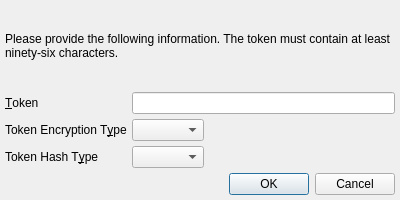
<?xml version="1.0" encoding="UTF-8"?>
<ui version="4.0">
 <class>adaptiveechoprompt</class>
 <widget class="QDialog" name="adaptiveechoprompt">
  <property name="geometry">
   <rect>
    <x>0</x>
    <y>0</y>
    <width>400</width>
    <height>200</height>
   </rect>
  </property>
  <property name="windowIcon">
   <iconset resource="../Icons/icons.qrc">
    <normaloff>:/Logo/spoton-button-32.png</normaloff>:/Logo/spoton-button-32.png</iconset>
  </property>
  <layout class="QVBoxLayout" name="verticalLayout">
   <property name="spacing">
    <number>5</number>
   </property>
   <property name="margin">
    <number>5</number>
   </property>
   <item>
    <widget class="QLabel" name="message">
     <property name="text">
      <string>Please provide the following information. The token must contain at least ninety-six characters.</string>
     </property>
     <property name="wordWrap">
      <bool>true</bool>
     </property>
    </widget>
   </item>
   <item>
    <layout class="QGridLayout" name="gridLayout">
     <property name="spacing">
      <number>5</number>
     </property>
     <item row="0" column="0">
      <widget class="QLabel" name="label">
       <property name="text">
        <string>&amp;Token</string>
       </property>
       <property name="buddy">
        <cstring>token</cstring>
       </property>
      </widget>
     </item>
     <item row="0" column="1">
      <widget class="QLineEdit" name="token"/>
     </item>
     <item row="1" column="0">
      <widget class="QLabel" name="label_2">
       <property name="text">
        <string>Token Encryption T&amp;ype</string>
       </property>
       <property name="buddy">
        <cstring>token_e_type</cstring>
       </property>
      </widget>
     </item>
     <item row="1" column="1">
      <layout class="QHBoxLayout" name="horizontalLayout">
       <item>
        <widget class="QComboBox" name="token_e_type"/>
       </item>
       <item>
        <spacer name="horizontalSpacer">
         <property name="orientation">
          <enum>Qt::Horizontal</enum>
         </property>
         <property name="sizeHint" stdset="0">
          <size>
           <width>40</width>
           <height>20</height>
          </size>
         </property>
        </spacer>
       </item>
      </layout>
     </item>
     <item row="2" column="0">
      <widget class="QLabel" name="label_3">
       <property name="text">
        <string>Token Hash T&amp;ype</string>
       </property>
       <property name="buddy">
        <cstring>token_h_type</cstring>
       </property>
      </widget>
     </item>
     <item row="2" column="1">
      <layout class="QHBoxLayout" name="horizontalLayout_2">
       <item>
        <widget class="QComboBox" name="token_h_type"/>
       </item>
       <item>
        <spacer name="horizontalSpacer_2">
         <property name="orientation">
          <enum>Qt::Horizontal</enum>
         </property>
         <property name="sizeHint" stdset="0">
          <size>
           <width>40</width>
           <height>20</height>
          </size>
         </property>
        </spacer>
       </item>
      </layout>
     </item>
    </layout>
   </item>
   <item>
    <widget class="QDialogButtonBox" name="buttonBox">
     <property name="orientation">
      <enum>Qt::Horizontal</enum>
     </property>
     <property name="standardButtons">
      <set>QDialogButtonBox::Cancel|QDialogButtonBox::Ok</set>
     </property>
    </widget>
   </item>
  </layout>
 </widget>
 <tabstops>
  <tabstop>token</tabstop>
  <tabstop>token_e_type</tabstop>
  <tabstop>token_h_type</tabstop>
  <tabstop>buttonBox</tabstop>
 </tabstops>
 <resources>
  <include location="../Icons/icons.qrc"/>
 </resources>
 <connections>
  <connection>
   <sender>buttonBox</sender>
   <signal>accepted()</signal>
   <receiver>adaptiveechoprompt</receiver>
   <slot>accept()</slot>
   <hints>
    <hint type="sourcelabel">
     <x>248</x>
     <y>254</y>
    </hint>
    <hint type="destinationlabel">
     <x>157</x>
     <y>274</y>
    </hint>
   </hints>
  </connection>
  <connection>
   <sender>buttonBox</sender>
   <signal>rejected()</signal>
   <receiver>adaptiveechoprompt</receiver>
   <slot>reject()</slot>
   <hints>
    <hint type="sourcelabel">
     <x>316</x>
     <y>260</y>
    </hint>
    <hint type="destinationlabel">
     <x>286</x>
     <y>274</y>
    </hint>
   </hints>
  </connection>
 </connections>
</ui>
